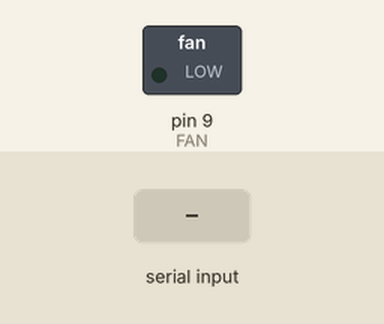
A sketch run on a simulated Arduino Uno, built with avr-gcc and run on an emulated ATmega328P. Parts: switched loads named in the sketch (green lamp = pin HIGH). The test bench sets the inputs (shaded band).

Above: at 1.2 s.
1.3 s: byte 30 received over Serial
At 2.1 s:
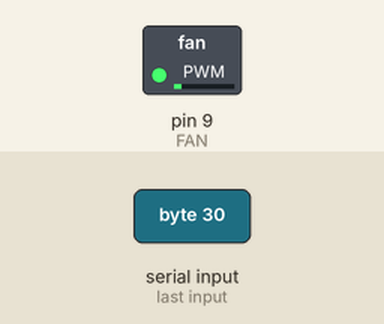
2.8 s: byte 90 received over Serial
At 3.3 s:
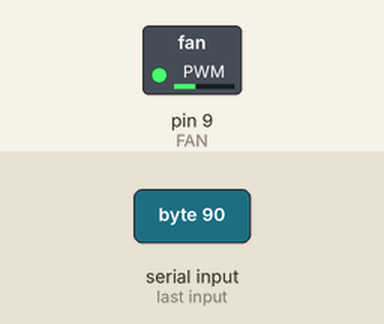
Timing chart, 0 to 5.8 s (numbered marks = the images above; inputs shaded):
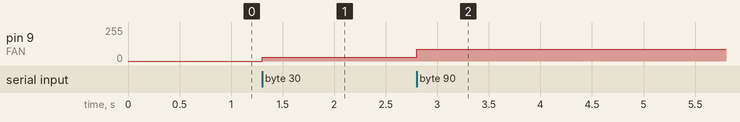

The sketch:

fan_of.ino
```cpp
#define FAN 9
int readByte = 0;

void setup() {
  Serial.begin(9600);
//  pinMode(FAN, OUTPUT);
}

void loop() {
   if(Serial.available() > 0){
        readByte = Serial.read();
//        Serial.println(readByte, DEC);
        analogWrite(FAN, readByte);
   }
}
```

Measured:
- after the input at 1.3 s, pin 9 (FAN): 0/255 → 30/255 at once
- after the input at 2.8 s, pin 9 (FAN): 30/255 → 90/255 at once
